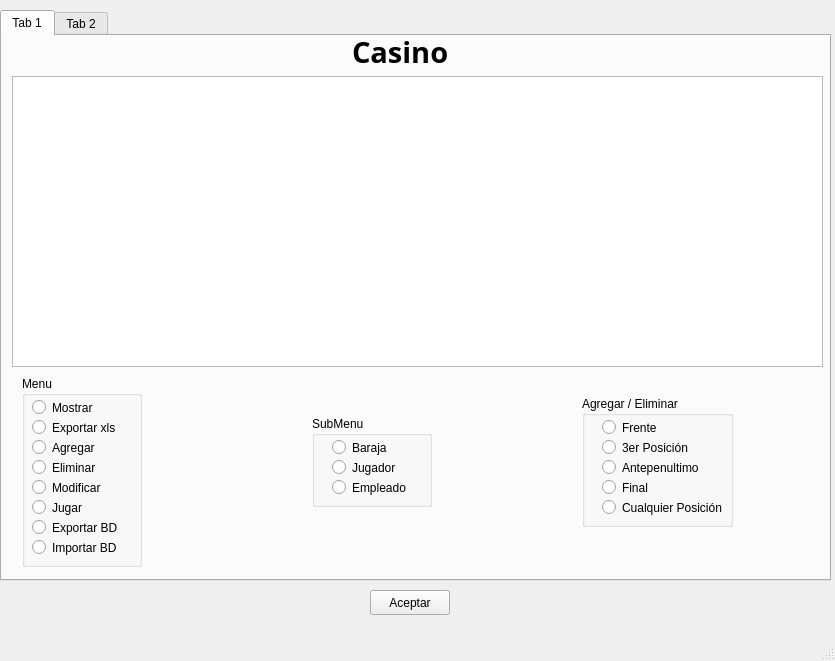
<?xml version="1.0" encoding="UTF-8"?>
<ui version="4.0">
 <class>cframe</class>
 <widget class="QMainWindow" name="cframe">
  <property name="geometry">
   <rect>
    <x>0</x>
    <y>0</y>
    <width>835</width>
    <height>661</height>
   </rect>
  </property>
  <property name="windowTitle">
   <string>cframe</string>
  </property>
  <widget class="QWidget" name="centralwidget">
   <widget class="QTabWidget" name="tabWidget">
    <property name="geometry">
     <rect>
      <x>0</x>
      <y>10</y>
      <width>831</width>
      <height>571</height>
     </rect>
    </property>
    <property name="currentIndex">
     <number>0</number>
    </property>
    <widget class="QWidget" name="tab">
     <attribute name="title">
      <string>Tab 1</string>
     </attribute>
     <widget class="QGroupBox" name="GB_Menu">
      <property name="geometry">
       <rect>
        <x>20</x>
        <y>340</y>
        <width>120</width>
        <height>191</height>
       </rect>
      </property>
      <property name="title">
       <string>Menu</string>
      </property>
      <widget class="QRadioButton" name="RB_Mostrar">
       <property name="geometry">
        <rect>
         <x>10</x>
         <y>20</y>
         <width>96</width>
         <height>23</height>
        </rect>
       </property>
       <property name="text">
        <string>Mostrar</string>
       </property>
      </widget>
      <widget class="QRadioButton" name="RB_Exportar_xls">
       <property name="geometry">
        <rect>
         <x>10</x>
         <y>40</y>
         <width>96</width>
         <height>23</height>
        </rect>
       </property>
       <property name="text">
        <string>Exportar xls</string>
       </property>
      </widget>
      <widget class="QRadioButton" name="RB_Agregar">
       <property name="geometry">
        <rect>
         <x>10</x>
         <y>60</y>
         <width>96</width>
         <height>23</height>
        </rect>
       </property>
       <property name="text">
        <string>Agregar</string>
       </property>
      </widget>
      <widget class="QRadioButton" name="RB_Eliminar">
       <property name="geometry">
        <rect>
         <x>10</x>
         <y>80</y>
         <width>96</width>
         <height>23</height>
        </rect>
       </property>
       <property name="text">
        <string>Eliminar</string>
       </property>
      </widget>
      <widget class="QRadioButton" name="RB_Modificar">
       <property name="geometry">
        <rect>
         <x>10</x>
         <y>100</y>
         <width>96</width>
         <height>23</height>
        </rect>
       </property>
       <property name="text">
        <string>Modificar</string>
       </property>
      </widget>
      <widget class="QRadioButton" name="RB_Jugar">
       <property name="geometry">
        <rect>
         <x>10</x>
         <y>120</y>
         <width>96</width>
         <height>23</height>
        </rect>
       </property>
       <property name="text">
        <string>Jugar</string>
       </property>
      </widget>
      <widget class="QRadioButton" name="RB_Exportar_BD">
       <property name="geometry">
        <rect>
         <x>10</x>
         <y>140</y>
         <width>96</width>
         <height>23</height>
        </rect>
       </property>
       <property name="text">
        <string>Exportar BD</string>
       </property>
      </widget>
      <widget class="QRadioButton" name="RB_Importar_BD">
       <property name="geometry">
        <rect>
         <x>10</x>
         <y>160</y>
         <width>96</width>
         <height>23</height>
        </rect>
       </property>
       <property name="text">
        <string>Importar BD</string>
       </property>
      </widget>
     </widget>
     <widget class="QLabel" name="Lbl_Titulo">
      <property name="geometry">
       <rect>
        <x>350</x>
        <y>0</y>
        <width>101</width>
        <height>31</height>
       </rect>
      </property>
      <property name="font">
       <font>
        <family>MathJax_Fraktur</family>
        <pointsize>22</pointsize>
        <weight>75</weight>
        <bold>true</bold>
       </font>
      </property>
      <property name="text">
       <string>Casino</string>
      </property>
     </widget>
     <widget class="QTableWidget" name="TW_Mostrar">
      <property name="geometry">
       <rect>
        <x>10</x>
        <y>40</y>
        <width>811</width>
        <height>291</height>
       </rect>
      </property>
     </widget>
     <widget class="QGroupBox" name="GB_Agregar_Eliminar">
      <property name="geometry">
       <rect>
        <x>580</x>
        <y>360</y>
        <width>151</width>
        <height>131</height>
       </rect>
      </property>
      <property name="title">
       <string>Agregar / Eliminar</string>
      </property>
      <widget class="QRadioButton" name="RB_Frente">
       <property name="geometry">
        <rect>
         <x>20</x>
         <y>20</y>
         <width>96</width>
         <height>23</height>
        </rect>
       </property>
       <property name="text">
        <string>Frente</string>
       </property>
      </widget>
      <widget class="QRadioButton" name="RB_3er_Pos">
       <property name="geometry">
        <rect>
         <x>20</x>
         <y>40</y>
         <width>96</width>
         <height>23</height>
        </rect>
       </property>
       <property name="text">
        <string>3er Posición</string>
       </property>
      </widget>
      <widget class="QRadioButton" name="RB_Antepenultimo">
       <property name="geometry">
        <rect>
         <x>20</x>
         <y>60</y>
         <width>111</width>
         <height>23</height>
        </rect>
       </property>
       <property name="text">
        <string>Antepenultimo</string>
       </property>
      </widget>
      <widget class="QRadioButton" name="RB_Final">
       <property name="geometry">
        <rect>
         <x>20</x>
         <y>80</y>
         <width>96</width>
         <height>23</height>
        </rect>
       </property>
       <property name="text">
        <string>Final</string>
       </property>
      </widget>
      <widget class="QRadioButton" name="RB_Cualquier_Pos">
       <property name="geometry">
        <rect>
         <x>20</x>
         <y>100</y>
         <width>131</width>
         <height>23</height>
        </rect>
       </property>
       <property name="text">
        <string>Cualquier Posición</string>
       </property>
      </widget>
     </widget>
     <widget class="QGroupBox" name="GB_Submenu">
      <property name="geometry">
       <rect>
        <x>310</x>
        <y>380</y>
        <width>120</width>
        <height>91</height>
       </rect>
      </property>
      <property name="title">
       <string>SubMenu</string>
      </property>
      <widget class="QRadioButton" name="RB_Baraja">
       <property name="geometry">
        <rect>
         <x>20</x>
         <y>20</y>
         <width>96</width>
         <height>23</height>
        </rect>
       </property>
       <property name="text">
        <string>Baraja</string>
       </property>
      </widget>
      <widget class="QRadioButton" name="RB_Jugador">
       <property name="geometry">
        <rect>
         <x>20</x>
         <y>40</y>
         <width>96</width>
         <height>23</height>
        </rect>
       </property>
       <property name="text">
        <string>Jugador</string>
       </property>
      </widget>
      <widget class="QRadioButton" name="RB_Empleado">
       <property name="geometry">
        <rect>
         <x>20</x>
         <y>60</y>
         <width>96</width>
         <height>23</height>
        </rect>
       </property>
       <property name="text">
        <string>Empleado</string>
       </property>
      </widget>
     </widget>
    </widget>
    <widget class="QWidget" name="tab_2">
     <attribute name="title">
      <string>Tab 2</string>
     </attribute>
    </widget>
   </widget>
   <widget class="QPushButton" name="Btn_Aceptar">
    <property name="geometry">
     <rect>
      <x>370</x>
      <y>590</y>
      <width>80</width>
      <height>25</height>
     </rect>
    </property>
    <property name="text">
     <string>Aceptar</string>
    </property>
   </widget>
  </widget>
  <widget class="QMenuBar" name="menubar">
   <property name="geometry">
    <rect>
     <x>0</x>
     <y>0</y>
     <width>835</width>
     <height>22</height>
    </rect>
   </property>
  </widget>
  <widget class="QStatusBar" name="statusbar"/>
 </widget>
 <resources/>
 <connections/>
</ui>
